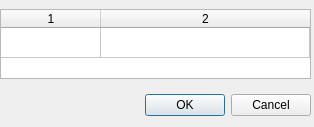
<?xml version="1.0" encoding="UTF-8"?>
<ui version="4.0">
 <class>add_feature</class>
 <widget class="QDialog" name="add_feature">
  <property name="geometry">
   <rect>
    <x>0</x>
    <y>0</y>
    <width>314</width>
    <height>127</height>
   </rect>
  </property>
  <property name="sizePolicy">
   <sizepolicy hsizetype="Preferred" vsizetype="Preferred">
    <horstretch>0</horstretch>
    <verstretch>0</verstretch>
   </sizepolicy>
  </property>
  <property name="windowTitle">
   <string>Add feature</string>
  </property>
  <property name="windowIcon">
   <iconset resource="resource.qrc">
    <normaloff>:/images/logo_small.ico</normaloff>:/images/logo_small.ico</iconset>
  </property>
  <property name="modal">
   <bool>true</bool>
  </property>
  <widget class="QWidget" name="layoutWidget">
   <property name="geometry">
    <rect>
     <x>0</x>
     <y>0</y>
     <width>311</width>
     <height>126</height>
    </rect>
   </property>
   <layout class="QVBoxLayout" name="layout">
    <property name="sizeConstraint">
     <enum>QLayout::SetDefaultConstraint</enum>
    </property>
    <item>
     <widget class="QTableWidget" name="feature">
      <property name="sizePolicy">
       <sizepolicy hsizetype="Expanding" vsizetype="Fixed">
        <horstretch>0</horstretch>
        <verstretch>0</verstretch>
       </sizepolicy>
      </property>
      <property name="verticalScrollBarPolicy">
       <enum>Qt::ScrollBarAlwaysOff</enum>
      </property>
      <property name="horizontalScrollBarPolicy">
       <enum>Qt::ScrollBarAlwaysOff</enum>
      </property>
      <property name="sizeAdjustPolicy">
       <enum>QAbstractScrollArea::AdjustToContents</enum>
      </property>
      <property name="showGrid">
       <bool>true</bool>
      </property>
      <property name="rowCount">
       <number>1</number>
      </property>
      <property name="columnCount">
       <number>2</number>
      </property>
      <attribute name="horizontalHeaderStretchLastSection">
       <bool>true</bool>
      </attribute>
      <attribute name="verticalHeaderVisible">
       <bool>false</bool>
      </attribute>
      <row/>
      <column/>
      <column/>
     </widget>
    </item>
    <item>
     <widget class="QDialogButtonBox" name="buttons">
      <property name="focusPolicy">
       <enum>Qt::TabFocus</enum>
      </property>
      <property name="orientation">
       <enum>Qt::Horizontal</enum>
      </property>
      <property name="standardButtons">
       <set>QDialogButtonBox::Cancel|QDialogButtonBox::Ok</set>
      </property>
     </widget>
    </item>
   </layout>
  </widget>
 </widget>
 <resources>
  <include location="resource.qrc"/>
 </resources>
 <connections>
  <connection>
   <sender>buttons</sender>
   <signal>accepted()</signal>
   <receiver>add_feature</receiver>
   <slot>accept()</slot>
   <hints>
    <hint type="sourcelabel">
     <x>248</x>
     <y>254</y>
    </hint>
    <hint type="destinationlabel">
     <x>157</x>
     <y>274</y>
    </hint>
   </hints>
  </connection>
  <connection>
   <sender>buttons</sender>
   <signal>rejected()</signal>
   <receiver>add_feature</receiver>
   <slot>reject()</slot>
   <hints>
    <hint type="sourcelabel">
     <x>316</x>
     <y>260</y>
    </hint>
    <hint type="destinationlabel">
     <x>286</x>
     <y>274</y>
    </hint>
   </hints>
  </connection>
 </connections>
</ui>
